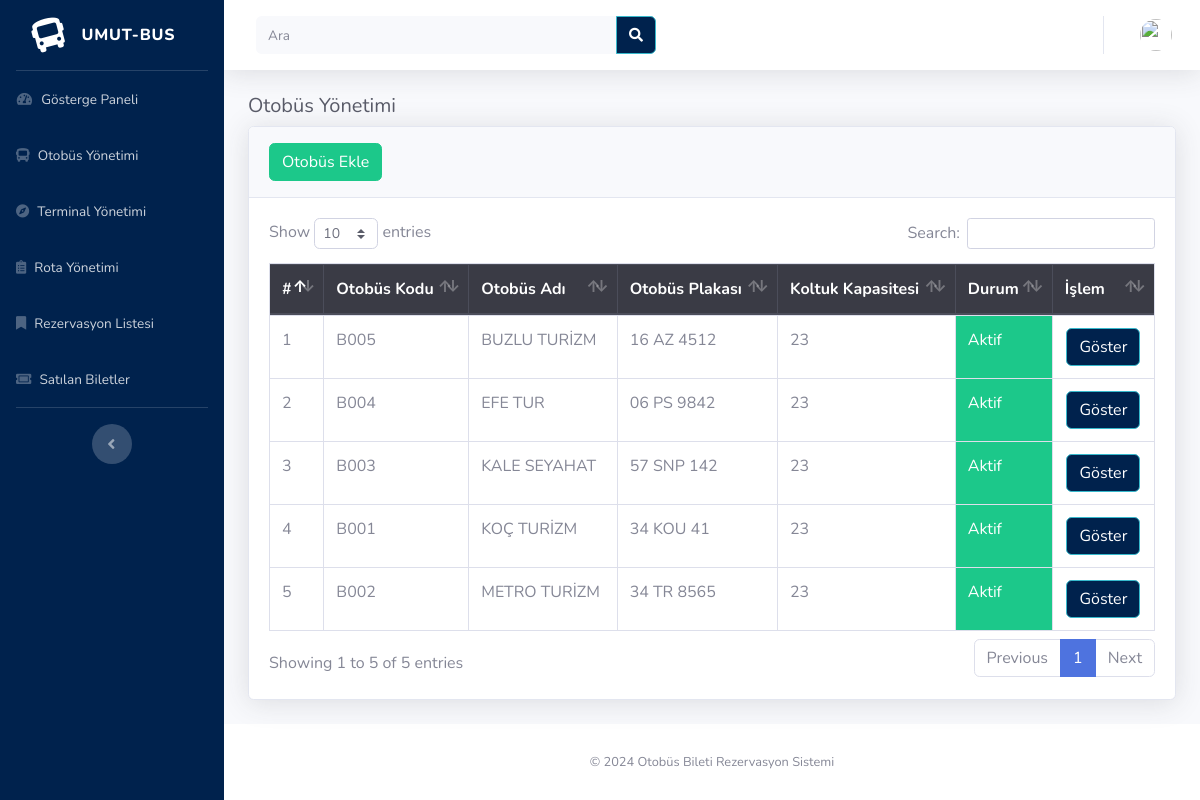
/umutBUS/index.php/backend/bus, run on the app's committed database.
### tables this page shows
CREATE TABLE `tbl_otobus` (
  `kd_otobus` varchar(50) NOT NULL,
  `isim_otobus` varchar(50) DEFAULT NULL,
  `plaka_otobus` varchar(50) DEFAULT NULL,
  `kapasite_otobus` int(13) DEFAULT NULL,
  `durum_otobus` int(1) DEFAULT NULL,
  `tanim_otobus` varchar(50) DEFAULT NULL
);

### umutBUS/application/controllers/backend/Bus.php (called while the page is built, shortened)
<?php
class Bus extends CI_Controller {
	function __construct(){
		$this->load->model('getkod_model');
	}
	public function index(){
	$data['title'] = "Bus Management";
	$data['bus'] = $this->db->query("SELECT * FROM tbl_otobus ORDER BY isim_otobus asc")->result_array();
	$this->load->view('backend/bus', $data);
	}
}

### umutBUS/index.php (called while the page is built, shortened)
<?php
require_once BASEPATH.'core/CodeIgniter.php';

### umutBUS/application/views/backend/bus.php (the view, shortened to what this page needs)
<!DOCTYPE html>
<html lang="en">
<head>
  <?php $this->load->view('backend/include/base_css'); ?>
</head>
<body id="page-top">
  <?php $this->load->view('backend/include/base_nav'); ?>
  <div class="container-fluid">
    <h1 class="h5 text-gray-800">Otobüs Yönetimi</h1>
    <div class="card shadow mb-4">
      <div class="card-header py-3">
        <button type="button" class="btn btn-success pull-right" data-toggle="modal" data-target="#ModalTujuan">
          Otobüs Ekle
        </button>
      </div>
      <div class="card-body">
        <div class="table-responsive">
          <table class="table table-bordered table-hover" id="dataTable" width="100%" cellspacing="0">
            <thead class="thead-dark">
              <tr>
                <th>#</th>
                <th>Otobüs Kodu</th>
                <th>Otobüs Adı</th>
                <th>Otobüs Plakası</th>
                <th>Koltuk Kapasitesi</th>
                <th>Durum</th>
                <th>İşlem</th>
              </tr>
            </thead>
            <tbody>
              <?php $i = 1;
              foreach ($bus as $row) { ?>
                <tr>
                  <td><?= $i++; ?></td>
                  <td><?= strtoupper($row['kd_otobus']); ?></td>
                  <td><?= strtoupper($row['isim_otobus']); ?></td>
                  <td><?= strtoupper($row['plaka_otobus']); ?></td>
                  <td><?= $row['kapasite_otobus'] ?></td>
                  <?php if ($row['durum_otobus'] == '1') { ?>
                    <td class="btn-success"> Aktif</td>
                  <?php } else { ?>
                    <td class="btn-danger">Aktif Değil</td>
                  <?php } ?>
                  <td align="center"><a href="<?= base_url('backend/bus/viewbus/' . $row['kd_otobus']) ?>" class="btn btn btn-info">Göster</a></a>
                  </td>
                </tr>
              <?php } ?>
            </tbody>
          </table>
        </div>
      </div>
    </div>
  </div>
  </div>
  <?php $this->load->view('backend/include/base_footer'); ?>
</body>
</html>

### umutBUS/application/views/backend/include/base_css.php (shortened to what this page needs)
<link href="<?= base_url() ?>assets/backend/vendor/fontawesome-free/css/all.min.css" rel="stylesheet" type="text/css">
<link href="<?= base_url() ?>assets/backend/css/sb-admin-2.min.css" rel="stylesheet">
<link href="<?= base_url() ?>assets/backend/vendor/datatables/dataTables.bootstrap4.min.css" rel="stylesheet">
<link rel="stylesheet" href="http://anijs.github.io/lib/anicollection/anicollection.css">
<link rel="stylesheet" type="text/css" href="<?= base_url() ?>assets/datepicker/dist/css/bootstrap-datepicker.min.css">

### umutBUS/application/views/backend/include/base_nav.php (shortened to what this page needs)
<div id="wrapper">
  <ul class="navbar-nav bg-gradient-info sidebar sidebar-dark accordion" id="accordionSidebar">
    <a class="sidebar-brand d-flex align-items-center justify-content-center" href="<?= base_url('backend/home') ?>">
      <div class="sidebar-brand-icon rotate-n-15">
        <i class="fas fa-bus"></i>
      </div>
      <div class="sidebar-brand-text mx-3">umut-BUS</div>
    </a>
    <hr class="sidebar-divider my-0">
    <li class="nav-item">
      <a class="nav-link" href="<?= base_url() ?>backend/home">
        <i class="fas fa-fw fa-tachometer-alt"></i>
        <span>Gösterge Paneli </span></a>
      <a class="nav-link" href="<?= base_url() ?>backend/bus">
        <i class="fas fa fa-bus"></i>
        <span>Otobüs Yönetimi</span></a>
      <a class="nav-link" href="<?= base_url() ?>backend/rota">
        <i class="fas fa fa-compass"></i>
        <span>Terminal Yönetimi</span></a>
      <a class="nav-link" href="<?= base_url() ?>backend/planlama">
        <i class="fas fa fa-clipboard-list"></i>
        <span>Rota Yönetimi</span></a>
      <a class="nav-link" href="<?= base_url() ?>backend/order">
        <i class="fas fa-bookmark"></i>
        <span>Rezervasyon Listesi</span></a>
      <a class="nav-link" href="<?= base_url() ?>backend/tiket">
        <i class="fas fa-ticket-alt"></i>
        <span>Satılan Biletler</span></a>
  </li>
  <hr class="sidebar-divider d-none d-md-block">
  <div class="text-center d-none d-md-inline">
    <button class="rounded-circle border-0" id="sidebarToggle"></button>
  </div>
  </ul>
  <div id="content-wrapper" class="d-flex flex-column">
    <div id="content">
      <nav class="navbar navbar-expand navbar-light bg-white topbar mb-4 static-top shadow">
        <form class="d-none d-sm-inline-block form-inline mr-auto ml-md-3 my-2 my-md-0 mw-100 navbar-search" action="<?= base_url('backend/order/vieworder') ?>" method="GET">
          <div class="input-group">
            <input type="text" name="order" class="form-control bg-light border-0 small" placeholder="Ara" aria-label="Search" aria-describedby="basic-addon2">
            <div class="input-group-append">
              <button class="btn btn-info">
                <i class="fas fa-search fa-sm"></i>
              </button>
            </div>
          </div>
        </form>
        <ul class="navbar-nav ml-auto">
          <li class="nav-item dropdown no-arrow">
            <a class="nav-link dropdown-toggle" href="#" id="userDropdown" role="button" data-toggle="dropdown" aria-haspopup="true" aria-expanded="false">
              <img class="img-profile rounded-circle" src="<?= base_url($this->session->userdata('img_admin')) ?>">
            </a>
          </li>
        </ul>
      </nav>

### umutBUS/application/views/backend/include/base_footer.php (shortened to what this page needs)
<footer class="sticky-footer bg-white">
	<div class="container my-auto">
		<div class="copyright text-center my-auto">
			<span>&copy; <?= date('Y') ?> Otobüs Bileti Rezervasyon Sistemi  </span>
		</div>
	</div>
</footer>
</div>
</div>

### data on the page
tbl_otobus: kd_otobus "B005", isim_otobus "BUZLU TURİZM", plaka_otobus "16 AZ 4512", kapasite_otobus "23", durum_otobus "Aktif"
tbl_otobus: kd_otobus "B004", isim_otobus "EFE TUR", plaka_otobus "06 PS 9842", kapasite_otobus "23", durum_otobus "Aktif"
tbl_otobus: kd_otobus "B003", isim_otobus "KALE SEYAHAT", plaka_otobus "57 SNP 142", kapasite_otobus "23", durum_otobus "Aktif"
tbl_otobus: kd_otobus "B001", isim_otobus "KOÇ TURİZM", plaka_otobus "34 KOU 41", kapasite_otobus "23", durum_otobus "Aktif"
tbl_otobus: kd_otobus "B002", isim_otobus "METRO TURİZM", plaka_otobus "34 TR 8565", kapasite_otobus "23", durum_otobus "Aktif"
